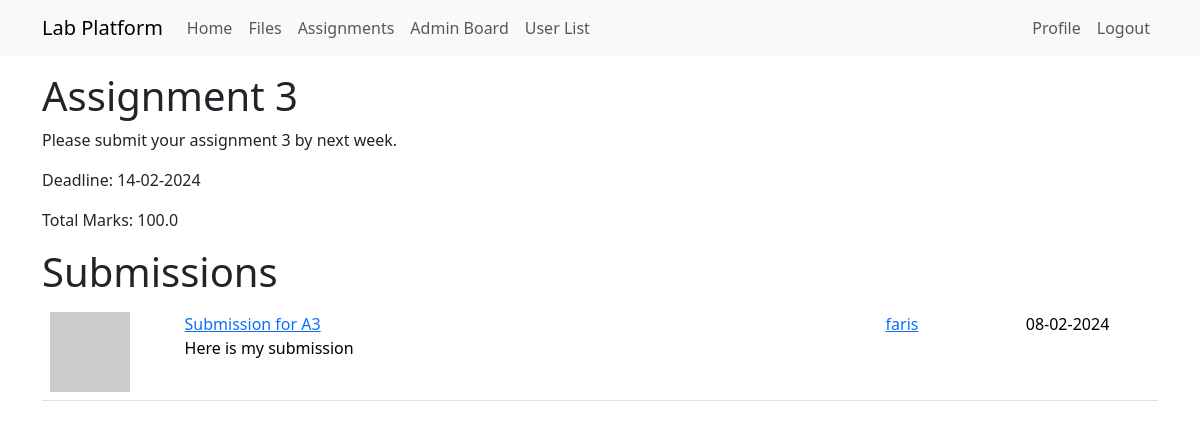
The page /detailsAssignment/1 (signed in) on the database as committed earlier.
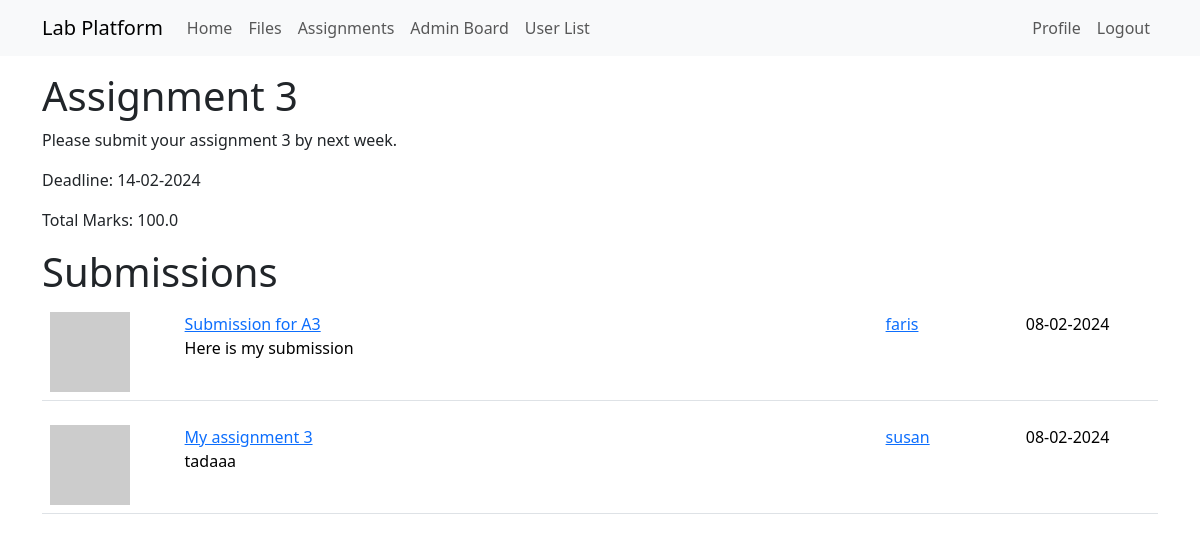
The same page on the database as committed later.
### app/models.py (models this page shows, shortened)
class Assignment(db.Model):
    id: so.Mapped[int] = so.mapped_column(primary_key=True)
    title: so.Mapped[str] = so.mapped_column(sa.String(140))
    description: so.Mapped[str] = so.mapped_column(sa.String(255))
    timestamp: so.Mapped[datetime] = so.mapped_column(
        index=True, default=lambda: datetime.now(timezone.utc))
    duedate: so.Mapped[datetime] = so.mapped_column(
        index=True, nullable=True)
    totalMarks: so.Mapped[float] = so.mapped_column(sa.Float, index=False, unique=False, nullable=True, default=0)
    user_id: so.Mapped[int] = so.mapped_column(sa.ForeignKey(User.id),
                                               index=True)
    asmtauthor: so.Mapped[User] = so.relationship(back_populates='assignments')
    submissions: so.Mapped['Submission'] = so.relationship(back_populates='assignment')

class File(db.Model):
    id: so.Mapped[int] = so.mapped_column(primary_key=True)
    filename: so.Mapped[str] = so.mapped_column(sa.String(140))
    timestamp: so.Mapped[datetime] = so.mapped_column(
        index=True, default=lambda: datetime.now(timezone.utc))
    user_id: so.Mapped[int] = so.mapped_column(sa.ForeignKey(User.id),
                                               index=True)
    path: so.Mapped[str] = so.mapped_column(sa.String(140))
    uploader: so.Mapped[User] = so.relationship(back_populates='files')
    description: so.Mapped[str] = so.mapped_column(sa.String(140), index=False, unique=False, nullable=True)
    title: so.Mapped[str] = so.mapped_column(sa.String(140), index=False, unique=False, nullable=True, default='Untitled')
    submissions: so.Mapped['Submission'] = so.relationship(back_populates='file')

class User(UserMixin, db.Model):
    id: so.Mapped[int] = so.mapped_column(primary_key=True)
    username: so.Mapped[str] = so.mapped_column(sa.String(64), index=True,
                                                unique=True)
    email: so.Mapped[str] = so.mapped_column(sa.String(120), index=True,
                                             unique=True)
    password_hash: so.Mapped[Optional[str]] = so.mapped_column(sa.String(256))
    posts: so.WriteOnlyMapped['Post'] = so.relationship(
        back_populates='author')
    files: so.WriteOnlyMapped['File'] = so.relationship(
        back_populates='uploader')
    role: so.Mapped[int] = so.mapped_column(sa.Integer, default=-1, index=True, unique=False)
    assignments: so.WriteOnlyMapped['Assignment'] = so.relationship(
        back_populates='asmtauthor')
    submissions: so.WriteOnlyMapped['Submission'] = so.relationship(
        back_populates='submitter')
    def avatar(self, size):
        digest = md5(self.email.lower().encode('utf-8')).hexdigest()
        return f'https://www.gravatar.com/avatar/{digest}?d=identicon&s={size}'
    def is_admin(self):
        return self.role == 0
    def is_lecturer(self):
        return self.role == 1
    def is_student(self):
        return self.role == 2

### app/routes.py (the view, shortened to what this page needs)
@app.route('/detailsAssignment/<assignmentid>', methods=['GET', 'POST'])
@login_required
def detailsAssignment(assignmentid):
    form = UploadForm()
    assignment = db.session.scalar(sa.select(Assignment).where(Assignment.id == assignmentid))
    submittedFile = None
    if assignment is None:
        flash('Assignment not found')
        return redirect(url_for('assignments'))
    if current_user.is_student():
        submission = db.session.scalar(sa.select(Submission).where(Submission.assignment_id == assignmentid, Submission.user_id == current_user.id))
        if submission is not None:
            submittedFile = db.session.scalar(sa.select(File).where(File.id == submission.file_id))
    if current_user.is_admin() or current_user.is_lecturer():
        submittedFile = db.session.scalars(sa.select(File).where(File.submissions.has(Submission.assignment_id == assignmentid))).all()
    return render_template('detailsAssignment.html', title='Assignment Details', assignment=assignment, form=form, submittedFile=submittedFile)

### app/models.py (called while the page is built)
@login.user_loader
def load_user(id):
    return db.session.get(User, int(id))

### app/templates/detailsAssignment.html (shortened to what this page needs)
{% extends "base.html" %}
{% block content %}
<h1>{{ assignment.title }}</h1>
<p>{{ assignment.description }}</p>
<p>Deadline: {{ assignment.duedate.strftime('%d-%m-%Y') }}</p>
<p>Total Marks: {{ assignment.totalMarks }}</p>
{% if current_user.is_lecturer() or current_user.is_admin() %}
{% if submittedFile %}
<h1>Submissions</h1>
<table>
    {% for file in submittedFile %}
    {% include '_files.html' %}
    {% endfor %}
    {% endif %}
    {% endif %}
    {% endblock %}

### app/templates/base.html (shortened to what this page needs)
<!doctype html>
<html>
<head>
    <link href="https://cdn.jsdelivr.net/npm/bootstrap@5.3.2/dist/css/bootstrap.min.css" rel="stylesheet"
>
</head>
<body>
    <nav class="navbar navbar-expand-lg bg-body-tertiary">
        <div class="container">
            <a class="navbar-brand" href="{{ url_for('index') }}">Lab Platform</a>
            <div class="collapse navbar-collapse" id="navbarSupportedContent">
                <ul class="navbar-nav me-auto mb-2 mb-lg-0">
                    <li class="nav-item">
                        <a class="nav-link" aria-current="page" href="{{url_for('index')}}">Home</a>
                    </li>
                    <li class="nav-item">
                        <a class="nav-link" aria-current="page" href="{{url_for('board')}}">Files</a>
                    </li>
                    <li class="nav-item">
                        <a class="nav-link" aria-current="page" href="{{url_for('assignments')}}">Assignments</a>
                    </li>
                    {% if not current_user.is_anonymous and current_user.is_admin() %}
                    <li class="nav-item">
                        <a class="nav-link" aria-current="page" href="{{ url_for('adminboard') }}">Admin Board</a>
                    </li>
                    <li class="nav-item">
                        <a class="nav-link" aria-current="page" href="{{ url_for('list') }}">User List</a>
                    </li>
                    {% endif %}
                </ul>
                <ul class="navbar-nav mb-2 mb-lg-0">
                    {% if current_user.is_anonymous %}
                    <li class="nav-item">
                        <a class="nav-link" aria-current="page" href="{{ url_for('login') }}">Login</a>
                    </li>
                    {% else %}
                    <li class="nav-item">
                        <a class="nav-link" aria-current="page"
                            href="{{ url_for('user', username=current_user.username) }}">Profile</a>
                    </li>
                    <li class="nav-item">
                        <a class="nav-link" aria-current="page" href="{{ url_for('logout') }}">Logout</a>
                    </li>
                    {% endif %}
                </ul>
            </div>
        </div>
    </nav>
    <div class="container mt-3">
        {% block content %}{% endblock %}
    </div>
</body>
</html>

### app/templates/_files.html
<table class="table table-hover">
    <tr>
        <td width="70px">
            <a href="{{ url_for('user', username=file.uploader.username) }}">
                <img src="{{ file.uploader.avatar(70) }}" />
            </a>
        </td>
        <td width="500px">
            <p>
                <a href="{{ url_for('details', fileid = file.id) }}">
                    {{ file.title }}
                </a>
                <br> {% if file.description %}
                {{ file.description }}
                {% endif %}
            </p>
        </td>
        <td width="100px">
            <a href="{{ url_for('user', username=file.uploader.username) }}">
                {{ file.uploader.username }}
            </a>
        </td>
        <td width="100px">
            <p>
                {{ file.timestamp.strftime('%d-%m-%Y') }}
            </p>
    </tr>
</table>

Rows that differ between the two databases and show on the page:
added File: title "My assignment 3", description "tadaaa", uploader.username "susan", timestamp "08-02-2024"
